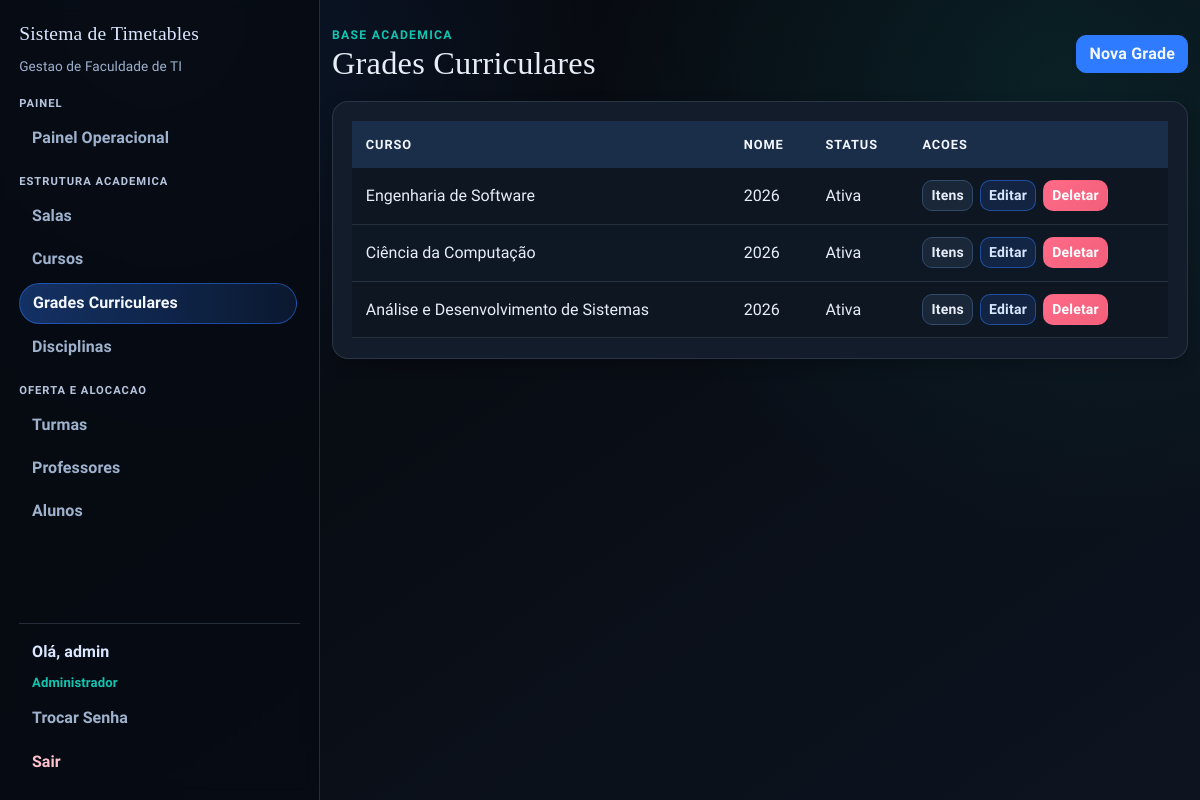
The page /grades (signed in) on the database its author committed.
### app/models.py (models this page shows, shortened)
class User(UserMixin, db.Model):
    id = db.Column(db.Integer, primary_key=True)
    username = db.Column(db.String(64), unique=True, nullable=False)
    email = db.Column(db.String(120), unique=True, nullable=False)
    password_hash = db.Column(db.String(128))
    role = db.Column(db.String(20), default='professor')  # 'admin' or 'professor'
    jornada_turnos = db.Column(db.String(40), nullable=False, default="vespertino_noturno")
    disciplinas_aptas = db.relationship(
        "Disciplina",
        secondary=professor_disciplina,
        lazy="select",
        backref=db.backref("professores_aptos", lazy="select"),
    )
    def is_admin(self):
        return self.role == 'admin'

class GradeCurricular(db.Model):
    id = db.Column(db.Integer, primary_key=True)
    nome = db.Column(db.String(120), nullable=False)
    curso_id = db.Column(db.Integer, db.ForeignKey("curso.id"), nullable=False)
    ativa = db.Column(db.Boolean, nullable=False, default=True)
    curso = db.relationship("Curso", backref=db.backref("grades_curriculares", lazy="select"))
    __table_args__ = (
        db.UniqueConstraint("curso_id", "nome", name="unique_grade_por_curso"),
    )

class Curso(db.Model):
    id = db.Column(db.Integer, primary_key=True)
    nome = db.Column(db.String(120), nullable=False, unique=True)
    codigo = db.Column(db.String(20), nullable=False, unique=True)
    quantidade_periodos = db.Column(db.Integer, nullable=False, default=8)
    ativo = db.Column(db.Boolean, nullable=False, default=True)

### app/routes/admin.py (the view)
@bp.route("/grades")
@login_required
@admin_required
def grades():
    grades = (
        GradeCurricular.query.options(joinedload(GradeCurricular.curso))
        .order_by(GradeCurricular.id.desc())
        .all()
    )
    delete_form = DeleteForm()
    return render_template("grades.html", grades=grades, delete_form=delete_form)

### app/models.py (called while the page is built)
@login_manager.user_loader
def load_user(user_id):
    return db.session.get(User, int(user_id))

### app/routes/helpers.py (called while the page is built)
def admin_required_redirect():
    if getattr(current_user, "is_authenticated", False) and current_user.is_admin():
        return None
    flash("Acesso restrito ao administrador.", "danger")
    return redirect(url_for("main.index"))

def admin_required(view_func):
    @wraps(view_func)
    def wrapper(*args, **kwargs):
        guard = admin_required_redirect()
        if guard:
            return guard
        return view_func(*args, **kwargs)
    return wrapper

### templates/grades.html (shortened to what this page needs)
{% extends "base.html" %}
{% block content %}
<section class="stagger-in">
  <div class="page-head">
    <div>
      <p class="eyebrow">Base Academica</p>
      <h1>Grades Curriculares</h1>
    </div>
    <a href="{{ url_for('main.new_grade') }}" class="btn btn-primary">Nova Grade</a>
  </div>
  <div class="surface table-shell">
    <div class="table-responsive">
      <table class="table">
        <thead>
          <tr>
            <th>Curso</th>
            <th>Nome</th>
            <th>Status</th>
            <th>Acoes</th>
          </tr>
        </thead>
        <tbody>
          {% for grade in grades %}
          <tr>
            <td>{{ grade.curso.nome if grade.curso else 'Curso removido' }}</td>
            <td>{{ grade.nome }}</td>
            <td>{{ 'Ativa' if grade.ativa else 'Inativa' }}</td>
            <td class="actions-cell">
              <a href="{{ url_for('main.grade_items', grade_id=grade.id) }}" class="btn btn-sm btn-secondary">Itens</a>
              <a href="{{ url_for('main.edit_grade', id=grade.id) }}" class="btn btn-sm btn-edit">Editar</a>
              <form
                method="POST"
                action="{{ url_for('main.delete_grade', id=grade.id) }}"
                class="d-inline"
                onsubmit="return confirm('Tem certeza que deseja deletar esta grade?');"
              >
                <button type="submit" class="btn btn-sm btn-danger">Deletar</button>
              </form>
            </td>
          </tr>
          {% endfor %}
        </tbody>
      </table>
    </div>
  </div>
</section>
{% endblock %}

### templates/base.html (shortened to what this page needs)
<!doctype html>
<html lang="pt-br">
  <head>
    <link
      href="https://cdn.jsdelivr.net/npm/bootstrap@5.1.3/dist/css/bootstrap.min.css"
      rel="stylesheet"
    />
    <link rel="stylesheet" href="{{ url_for('static', filename='css/styles.css') }}" />
  </head>
  <body>
    {% if current_user.is_authenticated %}
    {% set current_endpoint = request.endpoint or '' %}
    <div class="app-shell">
      <aside class="app-sidebar">
        <a class="app-brand" href="{{ url_for('main.index') }}">Sistema de Timetables</a>
        <p class="sidebar-subtitle">Gestao de Faculdade de TI</p>
        <nav class="sidebar-nav">
          <ul class="nav flex-column gap-3">
            {% if current_user.is_admin() %}
            <li class="nav-group">
              <p class="sidebar-group-title">Painel</p>
              <a class="sidebar-link {{ 'is-active' if current_endpoint == 'main.admin_dashboard' else '' }}" href="{{ url_for('main.admin_dashboard') }}">Painel Operacional</a>
            </li>
            <li class="nav-group">
              <p class="sidebar-group-title">Estrutura Academica</p>
              <a class="sidebar-link {{ 'is-active' if current_endpoint in ['main.salas', 'main.new_sala', 'main.edit_sala'] else '' }}" href="{{ url_for('main.salas') }}">Salas</a>
              <a class="sidebar-link {{ 'is-active' if current_endpoint in ['main.cursos', 'main.new_curso', 'main.edit_curso'] else '' }}" href="{{ url_for('main.cursos') }}">Cursos</a>
              <a class="sidebar-link {{ 'is-active' if current_endpoint in ['main.grades', 'main.new_grade', 'main.edit_grade', 'main.grade_items', 'main.new_grade_item', 'main.edit_grade_item'] else '' }}" href="{{ url_for('main.grades') }}">Grades Curriculares</a>
              <a class="sidebar-link {{ 'is-active' if current_endpoint in ['main.disciplinas', 'main.new_disciplina', 'main.edit_disciplina'] else '' }}" href="{{ url_for('main.disciplinas') }}">Disciplinas</a>
            </li>
            <li class="nav-group">
              <p class="sidebar-group-title">Oferta e Alocacao</p>
              <a class="sidebar-link {{ 'is-active' if current_endpoint in ['main.turmas', 'main.new_turma', 'main.edit_turma', 'main.turma_quadro', 'main.turma_alunos', 'main.delete_turma_matricula', 'main.alocar_professor_timetable', 'main.alocar_professores_turma_lote'] else '' }}" href="{{ url_for('main.turmas') }}">Turmas</a>
              <a class="sidebar-link {{ 'is-active' if current_endpoint in ['main.professores', 'main.new_professor', 'main.edit_professor'] else '' }}" href="{{ url_for('main.professores') }}">Professores</a>
              <a class="sidebar-link {{ 'is-active' if current_endpoint in ['main.alunos', 'main.new_aluno', 'main.edit_aluno'] else '' }}" href="{{ url_for('main.alunos') }}">Alunos</a>
            </li>
            {% else %}
            <li class="nav-group">
              <p class="sidebar-group-title">Professor</p>
              <a class="sidebar-link {{ 'is-active' if current_endpoint == 'main.professor_dashboard' else '' }}" href="{{ url_for('main.professor_dashboard') }}">Minhas Turmas</a>
            </li>
            {% endif %}
          </ul>
        </nav>
        <div class="sidebar-user">
          <span class="sidebar-greeting">Ol&aacute;, {{ current_user.username }}</span>
          <span class="sidebar-role">{{ 'Administrador' if current_user.is_admin() else 'Professor' }}</span>
          <a class="sidebar-link {{ 'is-active' if current_endpoint == 'main.change_password' else '' }}" href="{{ url_for('main.change_password') }}">Trocar Senha</a>
          <a class="sidebar-link sidebar-link-logout" href="{{ url_for('main.logout') }}">Sair</a>
        </div>
      </aside>
      <main class="app-content">
        <div class="container app-main">
    {% endif %}
      {% block content %}{% endblock %}
    {% if current_user.is_authenticated %}
        </div>
      </main>
    </div>
    {% else %}
    </main>
    {% endif %}
  </body>
</html>

### rows shown on the page
User: username "admin", role "Administrador"
GradeCurricular: curso "Engenharia de Software", nome "2026", ativa "Ativa"
GradeCurricular: curso "Ciência da Computação", nome "2026", ativa "Ativa"
GradeCurricular: curso "Análise e Desenvolvimento de Sistemas", nome "2026", ativa "Ativa"
